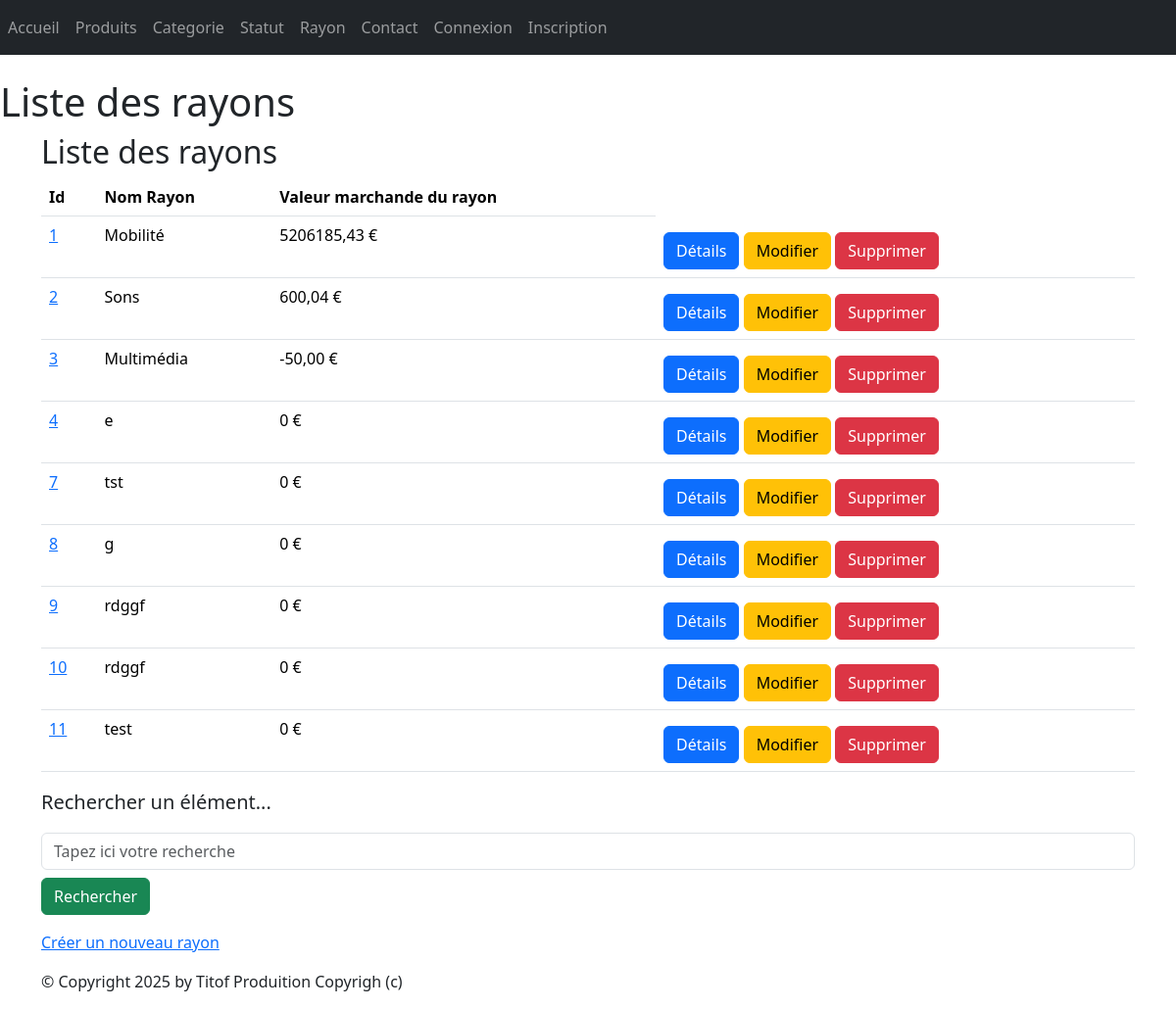
/monApp/rayonss/, run on the app's committed database.
### monApp/models.py (models this page shows, shortened)
class Rayon(models.Model):
    idRayon = models.AutoField(primary_key=True)
    nomRayon = models.CharField(max_length=100)

### monApp/views.py (the view)
# urls.py: path("rayonss/", views.RayonListView.as_view(), name="lst_rayon"),
class RayonListView(ListView):
    model = Rayon
    template_name = "monApp/list_rayons.html"
    context_object_name = "rayons"
    def get_queryset(self):
        query = self.request.GET.get('search')
        if query:
            return Rayon.objects.filter(
                Q(nomRayon__icontains=query) | Q(idRayon__icontains=query)
            ).annotate(nb_produits=Count('contenirR'))
        return Rayon.objects.annotate(nb_produits=Count('contenirR'))
    def get_context_data(self, **kwargs):
        context = super().get_context_data(**kwargs)
        context['titremenu'] = "Liste des rayons"
        ryns_dt = []
        for rayon in context['rayons']:
            total = 0
            for contenir in rayon.contenirR.all():
                total += contenir.refProd.prixUnitaireProd * contenir.qte
            ryns_dt.append({
                'rayon': rayon,
                'total_stock': total
            })
        context['ryns_dt'] = ryns_dt
        return context

### monApp/templates/monApp/list_rayons.html
{% extends 'monApp/base.html' %}
{% block menu %}
<h1>Liste des rayons</h1>
{% endblock %}
{% block contenu %}
    <h2>{{titremenu}}</h2>
    <table class="table">
        <thead>
            <th>Id</th>
            <th>Nom Rayon</th>
            <th>Valeur marchande du rayon</th>
        </thead>
        <tbody>
            {% for data in ryns_dt %}
            <tr>
                <td><a href="{% url 'dtl_rayon' data.rayon.idRayon %}">{{ data.rayon.idRayon }}</a></td>
                <td>{{ data.rayon.nomRayon }} </td>
                <td>{{ data.total_stock }} €</td>
                <td>
                <a href="{% url 'dtl_rayon' data.rayon.idRayon %}" class="btn btn-primary mt-2">Détails</a>
                <a href="{% url 'rayon-chng' data.rayon.idRayon %}" class="btn btn-warning mt-2">Modifier</a>
                <a href="{% url 'dlt-rayon' data.rayon.idRayon %}" class="btn btn-danger mt-2">Supprimer</a>
                </td>
            </tr>
            {% endfor %}
        </tbody>
    </table>
    <p class="lead mb-3 ml-0">Rechercher un élément...</p>
    <form method="GET" action="">
        <input class="form-control" type="text" name="search" placeholder="Tapez ici votre recherche"
        value="{{ request.GET.search }}">
        <button type="submit" class="btn btn-success mt-2">Rechercher</button>
    </form>
    <p><a href="{% url 'crt-rayon' %}">Créer un nouveau rayon</a></p>
{% endblock %}

### static/style.css (style rules this page uses)
h1 { color: red }

### data on the page
Rayon: rayon.idRayon "1", rayon.nomRayon "Mobilité", total_stock "5206185,43"
Rayon: rayon.idRayon "2", rayon.nomRayon "Sons", total_stock "600,04"
Rayon: rayon.idRayon "3", rayon.nomRayon "Multimédia", total_stock "-50,00"
Rayon: rayon.idRayon "4", rayon.nomRayon "e", total_stock "0"
Rayon: rayon.idRayon "7", rayon.nomRayon "tst", total_stock "0"
Rayon: rayon.idRayon "8", rayon.nomRayon "g", total_stock "0"
Rayon: rayon.idRayon "9", rayon.nomRayon "rdggf", total_stock "0"
Rayon: rayon.idRayon "10", rayon.nomRayon "rdggf", total_stock "0"
Rayon: rayon.idRayon "11", rayon.nomRayon "test", total_stock "0"

### other printed values
{{ titremenu }} "Liste des rayons"
